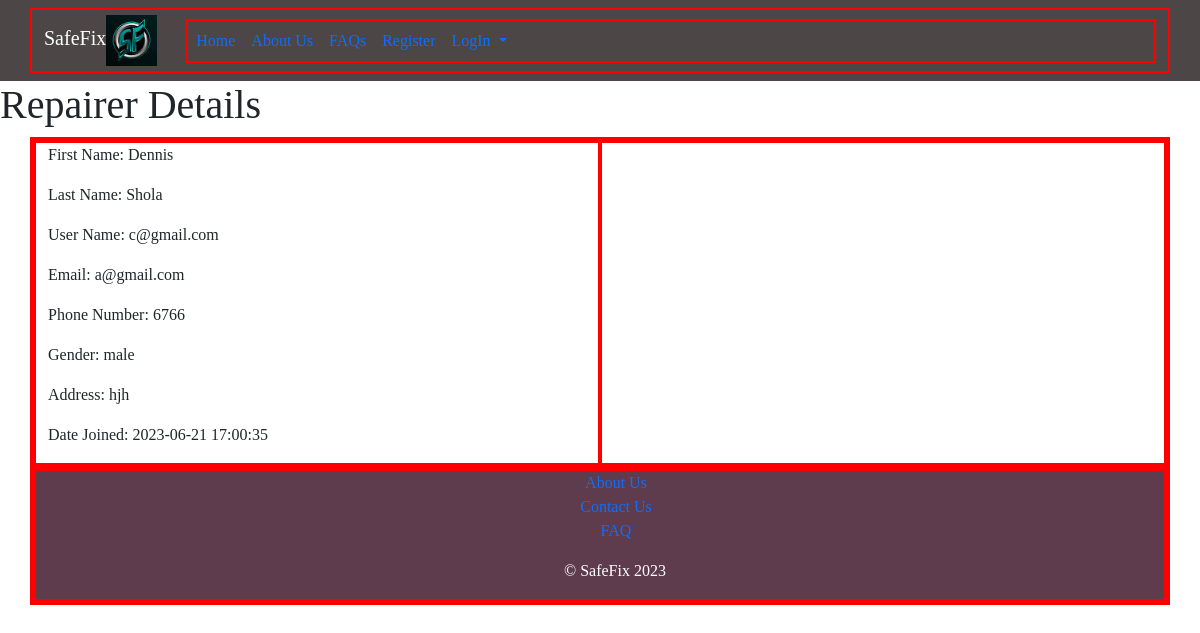
The app's page /repairerDetails.php?id=17 with its own data.
### tables this page shows
CREATE TABLE `customer` (
  `cust_id` int(11) NOT NULL,
  `cust_firstName` varchar(100) DEFAULT NULL,
  `cust_lastName` varchar(100) DEFAULT NULL,
  `cust_userName` varchar(50) DEFAULT NULL,
  `cust_email` varchar(100) DEFAULT NULL,
  `cust_phoneNumber` varchar(50) DEFAULT NULL,
  `cust_gender` enum('male','female') DEFAULT NULL,
  `cust_role` enum('customer','repairer') NOT NULL,
  `cust_address` varchar(200) DEFAULT NULL,
  `cust_password` varchar(200) DEFAULT NULL,
  `cust_confirmPassword` varchar(200) DEFAULT NULL,
  `cust_image` varchar(200) NOT NULL,
  `cust_state` varchar(50) DEFAULT NULL,
  `cust_localGovt` varchar(255) DEFAULT NULL,
  `cust_created` timestamp NOT NULL DEFAULT current_timestamp()
);

### classes/dbconnection.php (called while the page is built, shortened)
<?php
class Dbconnection{
    private $conn;
    public function connect(){
        try{
            $this->conn = new PDO(self::DSN, self::DB_USERNAME, self::DB_PASSWORD);
            $this->conn->setAttribute(PDO::ATTR_ERRMODE, PDO::ERRMODE_EXCEPTION);
        }catch(PDOException $ex){
            error_log("Connection Unsuccessful". $ex->getMessage());
        }
        return $this->conn;
    }
}
?>

### classes/Customer.php (called while the page is built, shortened)
<?php
require_once("Dbconnection.php");
class Customer extends Dbconnection{
    private $conn;
    public function __construct(){
        $this->conn = $this->connect();
    }
        public function getUserDetails($cust_id){
        $sql = "SELECT * FROM customer WHERE cust_id=?";
        $stmt= $this->conn->prepare($sql);
        $stmt->execute([$cust_id]);
        $result= $stmt->fetch(PDO::FETCH_ASSOC);
        return $result;
    }
}

### repairerDetails.php (the view, shortened to what this page needs)
<?php
require_once("partials/header1.php");
require_once("classes/Customer.php");
 if(isset($_GET["id"])){
     $cust_id = $_GET["id"];
     $user = new Customer();
     $users = $user->getUserDetails($cust_id);
 }else{
     header("location:index.php");
     exit();
 }
?>
<h1>Repairer Details</h1>
    <div class="container">
        <div class="row">
            <div class="col-md-6">
            <p> First Name: <?php echo $users["cust_firstName"]?></p>
            <p> Last Name: <?php echo $users["cust_lastName"]?></p>
            <p> User Name: <?php echo $users["cust_userName"]?></p>
            <p> Email: <?php echo $users["cust_email"]?></p>
            <p> Phone Number: <?php echo $users["cust_phoneNumber"]?></p>
            <p> Gender: <?php echo $users["cust_gender"]?></p>
            <p> Address: <?php echo $users["cust_address"]?></p>
            <p> Date Joined: <?php echo $users["cust_created"]?></p>
            </div>
            <div class="col-md-6">
        </div>
    </div>
<?php
require_once("partials/footer.php");
?>

### assets/css/miniproject.css (style rules this page uses)
* { box-sizing:border-box; }
div { border:2px solid red; }
h1,h2,h3,h4,h5,p,a,button,input,div { font-family:algerian serif; }

### records on screen
customer: cust_firstName "Dennis", cust_lastName "Shola", cust_userName "c@gmail.com", cust_email "a@gmail.com", cust_phoneNumber "6766", cust_gender "male", cust_address "hjh", cust_created "2023-06-21 17:00:35"
